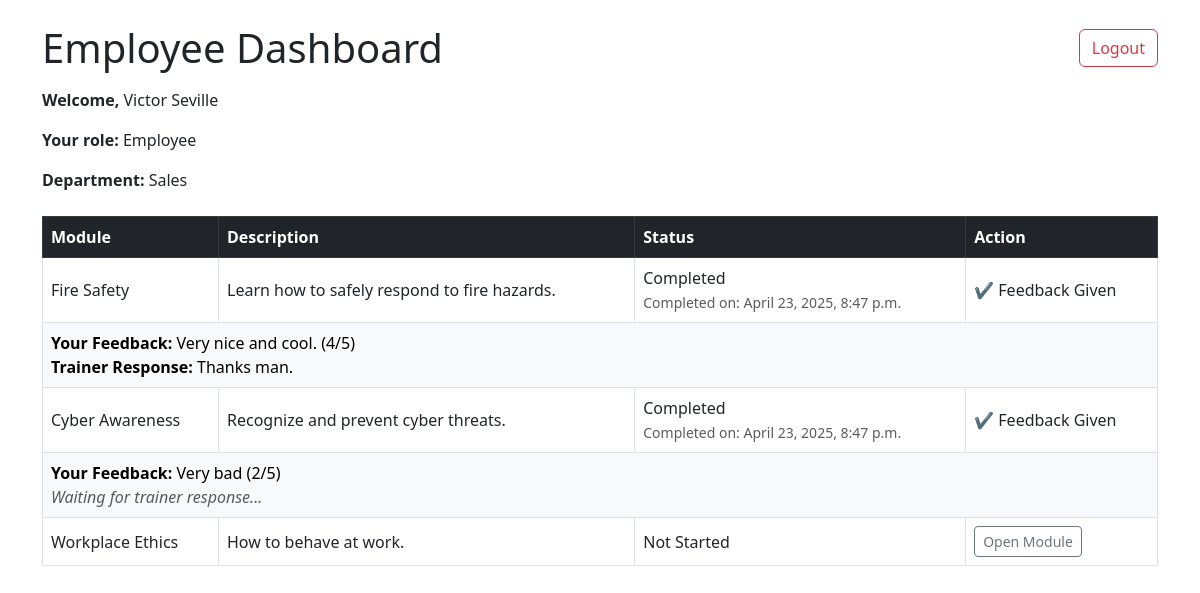
/employee/ (signed in), run on an earlier commit of the app's database.
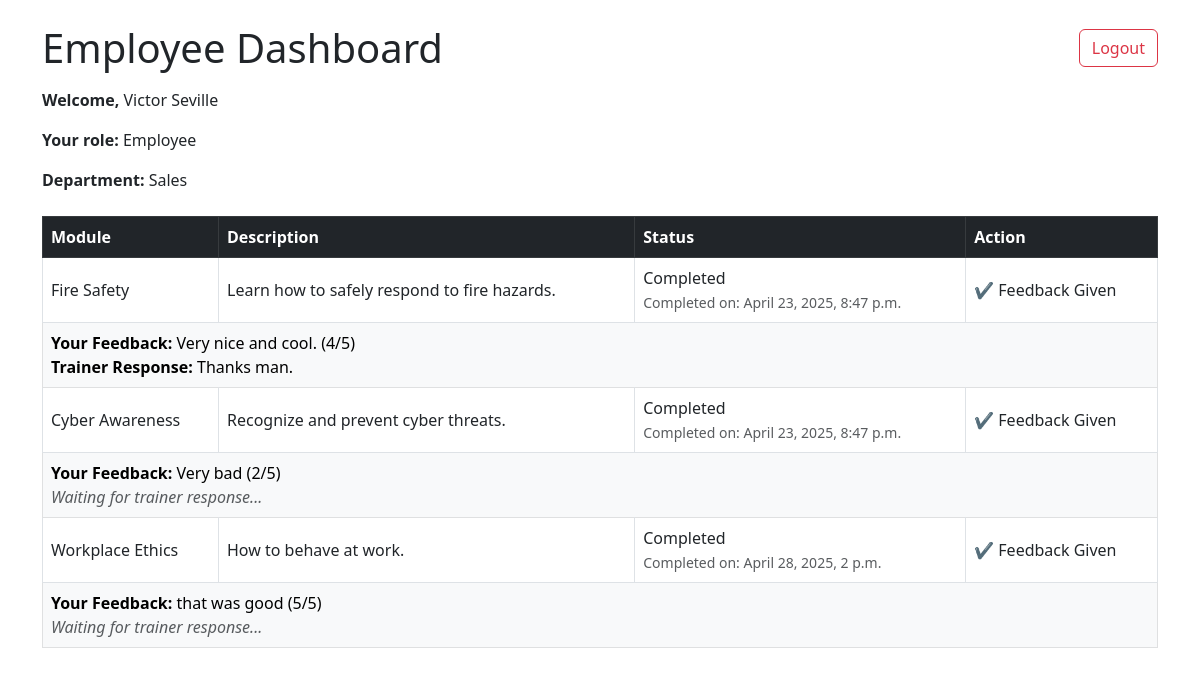
And on a later commit of the database.
### core/models.py (models this page shows, shortened)
class User(AbstractUser):
    ROLE_CHOICES = [
        ('admin', 'Admin'),
        ('manager', 'Manager'),
        ('trainer', 'Trainer'),
        ('employee', 'Employee'),
    ]
    role = models.CharField(max_length=20, choices=ROLE_CHOICES)
    objects = CustomUserManager()
    REQUIRED_FIELDS = ['email', 'first_name', 'last_name'] # Prompt for Name & Email

class Department(models.Model):
    name = models.CharField(max_length=100)
    manager = models.OneToOneField('Manager', on_delete=models.SET_NULL, null=True, blank=True, related_name='managed_department')

class Assignment(models.Model):
    STATUS_CHOICES = [
        ('Not Started', 'Not Started'),
        ('In Progress', 'In Progress'),
        ('Completed', 'Completed'),
    ]
    employee = models.ForeignKey(Employee, on_delete=models.CASCADE)
    module = models.ForeignKey(TrainingModule, on_delete=models.CASCADE)
    assigned_by = models.ForeignKey(Manager, on_delete=models.CASCADE)
    assigned_on = models.DateTimeField(auto_now_add=True)
    status = models.CharField(max_length=20, choices=STATUS_CHOICES, default='Not Started')

class TrainingModule(models.Model):
    title = models.CharField(max_length=200)
    description = models.TextField()
    created_by = models.ForeignKey(Trainer, on_delete=models.SET_NULL, null=True)

class Completion(models.Model):
    employee = models.ForeignKey(Employee, on_delete=models.CASCADE)
    module = models.ForeignKey(TrainingModule, on_delete=models.CASCADE)
    completed_on = models.DateTimeField(auto_now_add=True)
    class Meta:
        unique_together = ('employee', 'module')

class Feedback(models.Model):
    user = models.ForeignKey(Employee, on_delete=models.CASCADE)
    module = models.ForeignKey(TrainingModule, on_delete=models.CASCADE)
    comment = models.TextField(blank=True)
    rating = models.IntegerField()
    created_at = models.DateTimeField(auto_now_add=True)
    class Meta:
        unique_together = ('user', 'module')

class FeedbackResponse(models.Model):
    feedback = models.OneToOneField(Feedback, on_delete=models.CASCADE)
    responder = models.ForeignKey(Trainer, on_delete=models.CASCADE)
    response_text = models.TextField()
    responded_at = models.DateTimeField(auto_now_add=True)

### core/views.py (the view)
# urls.py: path('employee/', views.employee_dashboard, name='employee_dashboard'),
@login_required
def employee_dashboard(request):
    employee = Employee.objects.get(user=request.user)
    assignments = Assignment.objects.filter(employee=employee)
    department = employee.department
    for assignment in assignments:
        assignment.feedback_given = Feedback.objects.filter(
            user=employee,
            module=assignment.module
        ).exists()
    context = {
        'assignments': assignments,
        'department': department,
    }
    return render(request, 'core/employee_dashboard.html', context)

### core/templates/core/employee_dashboard.html (shortened to what this page needs)
<!DOCTYPE html>
<html lang="en">
<head>
    <link href="https://cdn.jsdelivr.net/npm/bootstrap@5.3.0/dist/css/bootstrap.min.css" rel="stylesheet">
</head>
<body>
<div class="container mt-4">
    <div class="d-flex justify-content-between align-items-center mb-3">
        <h1 class="mb-0">Employee Dashboard</h1>
        <form method="post" action="{% url 'logout' %}">
            <button type="submit" class="btn btn-outline-danger">Logout</button>
        </form>
    </div>
    <div class="mb-4">
        <p><strong>Welcome, </strong> {{ user.get_full_name }}</p>
        <p><strong>Your role:</strong> {{ user.role|capfirst }}</p>
        <p><strong>Department:</strong> {{ department.name|capfirst }}</p>
    </div>
    <table class="table table-bordered table-hover align-middle">
        <thead class="table-dark">
            <tr>
                <th>Module</th>
                <th>Description</th>
                <th>Status</th>
                <th>Action</th>
            </tr>
        </thead>
        <tbody>
            {% for assignment in assignments %}
            <tr>
                <td>{{ assignment.module.title }}</td>
                <td>{{ assignment.module.description }}</td>
                <td>
                    {{ assignment.status }}
                    {% if assignment.status == 'Completed' %}
                        <br>
                        {% for completion in assignment.employee.completion_set.all %}
                            {% if completion.module == assignment.module %}
                                <small class="text-muted">Completed on: {{ completion.completed_on }}</small>
                            {% endif %}
                        {% endfor %}
                    {% endif %}
                </td>
                <td>
                    {% if assignment.status != 'Completed' %}
                        <a href="{% url 'training_module_page' assignment.id %}" class="btn btn-sm btn-outline-secondary">
                            Open Module
                        </a>
                    {% else %}
                        {% if assignment.feedback_given %}
                            ✔️ Feedback Given
                        {% else %}
                            <a href="{% url 'leave_feedback' assignment.id %}" class="btn btn-sm btn-outline-primary">Leave Feedback</a>
                        {% endif %}
                    {% endif %}
                </td>
            </tr>
            {% if assignment.status == 'Completed' %}
                {% for feedback in assignment.employee.feedback_set.all %}
                    {% if feedback.module == assignment.module %}
                    <tr class="table-light">
                        <td colspan="4">
                            <strong>Your Feedback:</strong> {{ feedback.comment }} ({{ feedback.rating }}/5)<br>
                            {% if feedback.feedbackresponse %}
                                <strong>Trainer Response:</strong> {{ feedback.feedbackresponse.response_text }}
                            {% else %}
                                <em class="text-muted">Waiting for trainer response...</em>
                            {% endif %}
                        </td>
                    </tr>
                    {% endif %}
                {% endfor %}
            {% endif %}
            {% empty %}
            <tr>
                <td colspan="4" class="text-center">You have no assigned modules.</td>
            </tr>
            {% endfor %}
        </tbody>
    </table>
</div>
</body>
</html>

What changed in the data, as far as the page shows it:
changed Assignment "Workplace Ethics": status "Not Started" → "Completed"; status "Open Module" → "✔️ Feedback Given"
added Completion: completed_on "April 28, 2025, 2 p.m.", shown under Assignment "Workplace Ethics"
added Feedback: comment "that was good", rating "5", shows "Waiting for trainer response...", shown under Assignment "Workplace Ethics"
